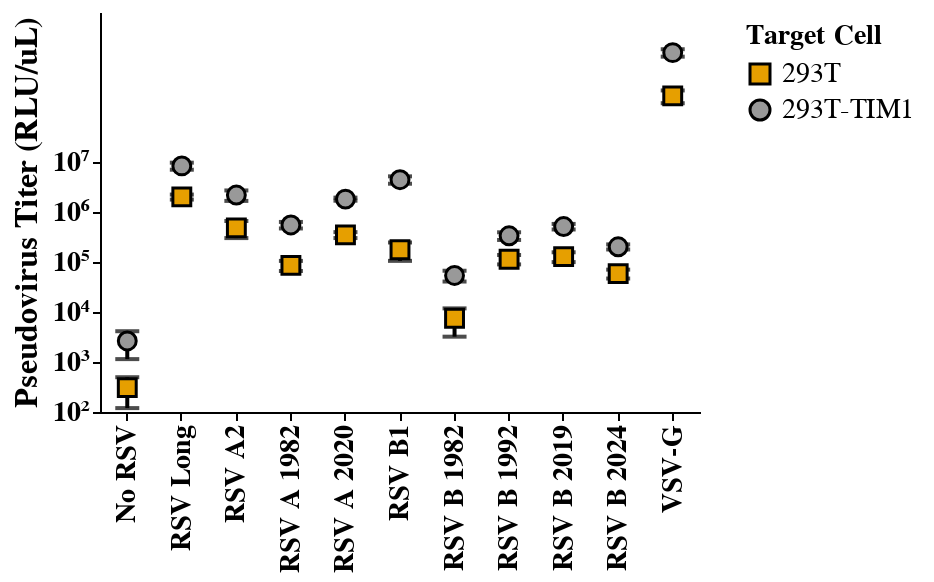

Notebook cell for this chart:
### Code cell
import pandas as pd
import altair as alt

# Define custom virus order
virus_order = [
    "No RSV", "RSV Long", "RSV A2", "RSV A 1982", "RSV A 2020", "RSV B1",
    "RSV B 1982", "RSV B 1992", "RSV B 2019", "RSV B 2024", "VSV-G"
]

# Ensure category consistency and remove spaces
df_agg['virus'] = df_agg['virus'].str.strip()

# Create an explicit numerical order for sorting
virus_order_dict = {virus: i for i, virus in enumerate(virus_order)}
df_agg['virus_order'] = df_agg['virus'].map(virus_order_dict)

# Sort DataFrame before passing it to Altair
df_agg = df_agg.sort_values('virus_order')

# Define color and shape mappings
color_mapping = {
    "293T": "#E69F00",       # Orange
    "293T-TIM1": "#999999"   # Gray
}

shape_mapping = {
    "293T": "square",
    "293T-TIM1": "circle"
}

# Define tick positions
log_ticks = [10**i for i in range(2, 8)]  # 10^2 to 10^7

# Manually define labels using Unicode superscripts
log_labels = ["10²", "10³", "10⁴", "10⁵", "10⁶", "10⁷"]

# Format label expression correctly for JavaScript
label_expr = "{ " + ", ".join(f"{i}: '{v}'" for i, v in enumerate(virus_order)) + " }[datum.value]"

# Base chart with explicit sorting
base = alt.Chart(df_agg).encode(
    x=alt.X(
        'virus_order:O',  # Use numerical order for sorting
        title='',
        axis=alt.Axis(
            labelAngle=270,
            labelFontSize=14,
            labelFontWeight='bold',
            titleFontSize=16,
            titleFontWeight='bold',
            values=list(range(len(virus_order))),  # Ensures Altair keeps labels
            labelExpr=label_expr  # Maps back to virus names
        )
    ),
     y=alt.Y(
        'mean_RLU_uL:Q',
        title='Pseudovirus Titer (RLU/uL)',
        scale=alt.Scale(type='log', domain=[100, df_agg['upper_RLU_uL'].max()]),
        axis=alt.Axis(
            labelFontSize=14,
            labelFontWeight='bold',
            titleFontSize=16,
            titleFontWeight='bold',
            values=log_ticks,  # Force log ticks
            labelExpr="{ " + ", ".join(f"{v}: '{label}'" for v, label in zip(log_ticks, log_labels)) + " }[datum.value]"
        ),
    ),
    color=alt.Color(
        'target cell:N',
        scale=alt.Scale(domain=list(color_mapping.keys()), range=list(color_mapping.values())),
        legend=alt.Legend(title='Target Cell')  # KEEP LEGEND
    ),
    shape=alt.Shape(
        'target cell:N',
        scale=alt.Scale(domain=list(shape_mapping.keys()), range=list(shape_mapping.values())),
        legend=alt.Legend(title='Target Cell')  # KEEP LEGEND
    ),
    tooltip=[
        alt.Tooltip('virus:N', title='Virus'),
        alt.Tooltip('target cell:N', title='Target Cell'),
        alt.Tooltip('mean_RLU_uL:Q', title='Pseudovirus Titer (RLU/uL)'),
        alt.Tooltip('std_RLU_uL:Q', title='Standard Deviation')
    ]
)

# Error bars with black color (added first to appear behind)
error_bars = alt.Chart(df_agg).mark_rule(size=2, color='black').encode(
    x='virus_order:O',
    y='lower_RLU_uL:Q',
    y2='upper_RLU_uL:Q'
)

# Error bar caps with black color (added before points to stay behind)
error_caps = (
    alt.Chart(df_agg).mark_tick(size=12, thickness=2, orient='horizontal', color='black').encode(
        x='virus_order:O',
        y='lower_RLU_uL:Q'
    ) +
    alt.Chart(df_agg).mark_tick(size=12, thickness=2, orient='horizontal', color='black').encode(
        x='virus_order:O',
        y='upper_RLU_uL:Q'
    )
)

# Points for the mean with fixed shape encoding and black outline (added last to stay on top)
points = base.mark_point(size=80, filled=True, opacity=1, stroke='black', strokeWidth=1.5).add_params(hover)

# Highlight nearest point (still on top)
highlight = base.transform_filter(hover).mark_circle(size=200, color="red")

# Combine layers ensuring error bars & caps are behind points
combined_chart = (error_bars + error_caps + points + highlight).properties(
    width=300,
    height=200
).configure_axis(
    labelFontSize=8,  # Apply globally to be safe
    labelFontWeight='bold',
    titleFontSize=12,
    titleFontWeight='bold',
    grid=False
).configure_view(
    strokeWidth=2
)

combined_chart.save("03_output/plots/Titer_RLU-uL_wVSVG.html")

# Display the chart
combined_chart

### Figure 1 — Vega-Lite specification as saved in the notebook (floating-point values rounded to 4 significant figures)
{"config": {"background": "transparent", "title": {"fontSize": 20, "fontWeight": "normal", "font": "Helvetica", "anchor": "start", "color": "#000000", "orient": "top", "offset": 5, "subtitleColor": "gray", "subtitleFont": "Helvetica", "subtitleFontWeight": "normal", "subtitleFontSize": 18, "subtitlePadding": 2}, "axis": {"domain": true, "domainColor": "black", "domainWidth": 1, "grid": false, "gridColor": "#DEDDDD", "gridWidth": 0.5, "labelFont": "Helvetica", "labelFontSize": 8, "labelFlush": false, "labelFontWeight": "bold", "labelPadding": 2, "tickColor": "black", "tickSize": 4, "tickWidth": 1, "titleFont": "Helvetica", "titleAlign": "center", "titleFontWeight": "bold", "titleFontSize": 12, "titlePadding": 5}, "legend": {"labelFont": "Helvetica", "labelFontSize": 14, "symbolSize": 100, "titleFont": "Helvetica", "titleFontSize": 14, "titleFontWeight": "bold", "padding": 5, "titleLimit": 200, "gradientLength": 100}, "range": {"category": ["#4e79a7", "#f28e2c", "#e15759", "#76b7b2", "#59a14f", "#edc949", "#af7aa1", "#ff9da7", "#9c755f", "#bab0ab"], "diverging": ["#c7e9b4", "#7fcdbb", "#41b6c4", "#1d91c0", "#225ea8", "#253494"]}, "view": {"stroke": "transparent", "strokeWidth": 2}, "text": {"font": "Helvetica Light", "fontSize": 14}}, "layer": [{"mark": {"type": "rule", "color": "black", "size": 2}, "encoding": {"x": {"field": "virus_order", "type": "ordinal"}, "y": {"field": "lower_RLU_uL", "type": "quantitative"}, "y2": {"field": "upper_RLU_uL"}}}, {"layer": [{"mark": {"type": "tick", "color": "black", "orient": "horizontal", "size": 12, "thickness": 2}, "encoding": {"x": {"field": "virus_order", "type": "ordinal"}, "y": {"field": "lower_RLU_uL", "type": "quantitative"}}}, {"mark": {"type": "tick", "color": "black", "orient": "horizontal", "size": 12, "thickness": 2}, "encoding": {"x": {"field": "virus_order", "type": "ordinal"}, "y": {"field": "upper_RLU_uL", "type": "quantitative"}}}]}, {"mark": {"type": "point", "filled": true, "opacity": 1, "size": 80, "stroke": "black", "strokeWidth": 1.5}, "encoding": {"color": {"field": "target cell", "legend": {"title": "Target Cell"}, "scale": {"domain": ["293T", "293T-TIM1"], "range": ["#E69F00", "#999999"]}, "type": "nominal"}, "shape": {"field": "target cell", "legend": {"title": "Target Cell"}, "scale": {"domain": ["293T", "293T-TIM1"], "range": ["square", "circle"]}, "type": "nominal"}, "tooltip": [{"field": "virus", "title": "Virus", "type": "nominal"}, {"field": "target cell", "title": "Target Cell", "type": "nominal"}, {"field": "mean_RLU_uL", "title": "Pseudovirus Titer (RLU/uL)", "type": "quantitative"}, {"field": "std_RLU_uL", "title": "Standard Deviation", "type": "quantitative"}], "x": {"axis": {"labelAngle": 270, "labelExpr": "{ 0: 'No RSV', 1: 'RSV Long', 2: 'RSV A2', 3: 'RSV A 1982', 4: 'RSV A 2020', 5: 'RSV B1', 6: 'RSV B 1982', 7: 'RSV B 1992', 8: 'RSV B 2019', 9: 'RSV B 2024', 10: 'VSV-G' }[datum.value]", "labelFontSize": 14, "labelFontWeight": "bold", "titleFontSize": 16, "titleFontWeight": "bold", "values": [0, 1, 2, 3, 4, 5, 6, 7, 8, 9, 10]}, "field": "virus_order", "title": "", "type": "ordinal"}, "y": {"axis": {"labelExpr": "{ 100: '10²', 1000: '10³', 10000: '10⁴', 100000: '10⁵', 1000000: '10⁶', 10000000: '10⁷' }[datum.value]", "labelFontSize": 14, "labelFontWeight": "bold", "titleFontSize": 16, "titleFontWeight": "bold", "values": [100, 1000, 10000, 100000, 1000000, 10000000]}, "field": "mean_RLU_uL", "scale": {"domain": [100, 1800000000.0], "type": "log"}, "title": "Pseudovirus Titer (RLU/uL)", "type": "quantitative"}}, "name": "view_2"}, {"mark": {"type": "circle", "color": "red", "size": 200}, "encoding": {"color": {"field": "target cell", "legend": {"title": "Target Cell"}, "scale": {"domain": ["293T", "293T-TIM1"], "range": ["#E69F00", "#999999"]}, "type": "nominal"}, "shape": {"field": "target cell", "legend": {"title": "Target Cell"}, "scale": {"domain": ["293T", "293T-TIM1"], "range": ["square", "circle"]}, "type": "nominal"}, "tooltip": [{"field": "virus", "title": "Virus", "type": "nominal"}, {"field": "target cell", "title": "Target Cell", "type": "nominal"}, {"field": "mean_RLU_uL", "title": "Pseudovirus Titer (RLU/uL)", "type": "quantitative"}, {"field": "std_RLU_uL", "title": "Standard Deviation", "type": "quantitative"}], "x": {"axis": {"labelAngle": 270, "labelExpr": "{ 0: 'No RSV', 1: 'RSV Long', 2: 'RSV A2', 3: 'RSV A 1982', 4: 'RSV A 2020', 5: 'RSV B1', 6: 'RSV B 1982', 7: 'RSV B 1992', 8: 'RSV B 2019', 9: 'RSV B 2024', 10: 'VSV-G' }[datum.value]", "labelFontSize": 14, "labelFontWeight": "bold", "titleFontSize": 16, "titleFontWeight": "bold", "values": [0, 1, 2, 3, 4, 5, 6, 7, 8, 9, 10]}, "field": "virus_order", "title": "", "type": "ordinal"}, "y": {"axis": {"labelExpr": "{ 100: '10²', 1000: '10³', 10000: '10⁴', 100000: '10⁵', 1000000: '10⁶', 10000000: '10⁷' }[datum.value]", "labelFontSize": 14, "labelFontWeight": "bold", "titleFontSize": 16, "titleFontWeight": "bold", "values": [100, 1000, 10000, 100000, 1000000, 10000000]}, "field": "mean_RLU_uL", "scale": {"domain": [100, 1800000000.0], "type": "log"}, "title": "Pseudovirus Titer (RLU/uL)", "type": "quantitative"}}, "transform": [{"filter": {"param": "param_1", "empty": false}}]}], "data": {"name": "data-2ba99acdfc72bf93a9366083a3011b35"}, "height": 200, "params": [{"name": "param_1", "select": {"type": "point", "fields": ["virus", "replicate"], "nearest": true, "on": "mouseover"}, "views": ["view_2"]}], "width": 300, "$schema": "https://vega.github.io/schema/vega-lite/v5.20.1.json", "datasets": {"data-2ba99acdfc72bf93a9366083a3011b35": [{"virus": "No RSV", "target cell": "293T", "mean_RLU_uL": 307.9, "std_RLU_uL": 188.2, "lower_RLU_uL": 119.7, "upper_RLU_uL": 496.1, "virus_order": 0}, {"virus": "No RSV", "target cell": "293T-TIM1", "mean_RLU_uL": 2635.0, "std_RLU_uL": 1493.0, "lower_RLU_uL": 1142.0, "upper_RLU_uL": 4127.0, "virus_order": 0}, {"virus": "RSV Long", "target cell": "293T-TIM1", "mean_RLU_uL": 8350000.0, "std_RLU_uL": 1342000.0, "lower_RLU_uL": 7008000.0, "upper_RLU_uL": 9692000.0, "virus_order": 1}, {"virus": "RSV Long", "target cell": "293T", "mean_RLU_uL": 2002000.0, "std_RLU_uL": 230500.0, "lower_RLU_uL": 1771000.0, "upper_RLU_uL": 2232000.0, "virus_order": 1}, {"virus": "RSV A2", "target cell": "293T", "mean_RLU_uL": 480900.0, "std_RLU_uL": 180100.0, "lower_RLU_uL": 300800.0, "upper_RLU_uL": 661100.0, "virus_order": 2}, {"virus": "RSV A2", "target cell": "293T-TIM1", "mean_RLU_uL": 2183000.0, "std_RLU_uL": 516000.0, "lower_RLU_uL": 1667000.0, "upper_RLU_uL": 2699000.0, "virus_order": 2}, {"virus": "RSV A 1982", "target cell": "293T", "mean_RLU_uL": 85640.0, "std_RLU_uL": 19510.0, "lower_RLU_uL": 66140.0, "upper_RLU_uL": 105100.0, "virus_order": 3}, {"virus": "RSV A 1982", "target cell": "293T-TIM1", "mean_RLU_uL": 550600.0, "std_RLU_uL": 81940.0, "lower_RLU_uL": 468700.0, "upper_RLU_uL": 632600.0, "virus_order": 3}, {"virus": "RSV A 2020", "target cell": "293T", "mean_RLU_uL": 348500.0, "std_RLU_uL": 47380.0, "lower_RLU_uL": 301100.0, "upper_RLU_uL": 395900.0, "virus_order": 4}, {"virus": "RSV A 2020", "target cell": "293T-TIM1", "mean_RLU_uL": 1811000.0, "std_RLU_uL": 127200.0, "lower_RLU_uL": 1684000.0, "upper_RLU_uL": 1939000.0, "virus_order": 4}, {"virus": "RSV B1", "target cell": "293T-TIM1", "mean_RLU_uL": 4420000.0, "std_RLU_uL": 743500.0, "lower_RLU_uL": 3677000.0, "upper_RLU_uL": 5164000.0, "virus_order": 5}, {"virus": "RSV B1", "target cell": "293T", "mean_RLU_uL": 175500.0, "std_RLU_uL": 70200.0, "lower_RLU_uL": 105300.0, "upper_RLU_uL": 245700.0, "virus_order": 5}, {"virus": "RSV B 1982", "target cell": "293T", "mean_RLU_uL": 7509.0, "std_RLU_uL": 4299.0, "lower_RLU_uL": 3210.0, "upper_RLU_uL": 11810.0, "virus_order": 6}, {"virus": "RSV B 1982", "target cell": "293T-TIM1", "mean_RLU_uL": 53770.0, "std_RLU_uL": 13100.0, "lower_RLU_uL": 40670.0, "upper_RLU_uL": 66880.0, "virus_order": 6}, {"virus": "RSV B 1992", "target cell": "293T", "mean_RLU_uL": 113800.0, "std_RLU_uL": 24310.0, "lower_RLU_uL": 89500.0, "upper_RLU_uL": 138100.0, "virus_order": 7}, {"virus": "RSV B 1992", "target cell": "293T-TIM1", "mean_RLU_uL": 334400.0, "std_RLU_uL": 58400.0, "lower_RLU_uL": 276000.0, "upper_RLU_uL": 392800.0, "virus_order": 7}, {"virus": "RSV B 2019", "target cell": "293T-TIM1", "mean_RLU_uL": 512400.0, "std_RLU_uL": 65270.0, "lower_RLU_uL": 447200.0, "upper_RLU_uL": 577700.0, "virus_order": 8}, {"virus": "RSV B 2019", "target cell": "293T", "mean_RLU_uL": 128000.0, "std_RLU_uL": 28400.0, "lower_RLU_uL": 99570.0, "upper_RLU_uL": 156400.0, "virus_order": 8}, {"virus": "RSV B 2024", "target cell": "293T-TIM1", "mean_RLU_uL": 201400.0, "std_RLU_uL": 23410.0, "lower_RLU_uL": 178000.0, "upper_RLU_uL": 224900.0, "virus_order": 9}, {"virus": "RSV B 2024", "target cell": "293T", "mean_RLU_uL": 58530.0, "std_RLU_uL": 11820.0, "lower_RLU_uL": 46710.0, "upper_RLU_uL": 70350.0, "virus_order": 9}, {"virus": "VSV-G", "target cell": "293T", "mean_RLU_uL": 209800000.0, "std_RLU_uL": 59950000.0, "lower_RLU_uL": 149900000.0, "upper_RLU_uL": 269800000.0, "virus_order": 10}, {"virus": "VSV-G", "target cell": "293T-TIM1", "mean_RLU_uL": 1539000000.0, "std_RLU_uL": 260700000.0, "lower_RLU_uL": 1279000000.0, "upper_RLU_uL": 1800000000.0, "virus_order": 10}]}}
